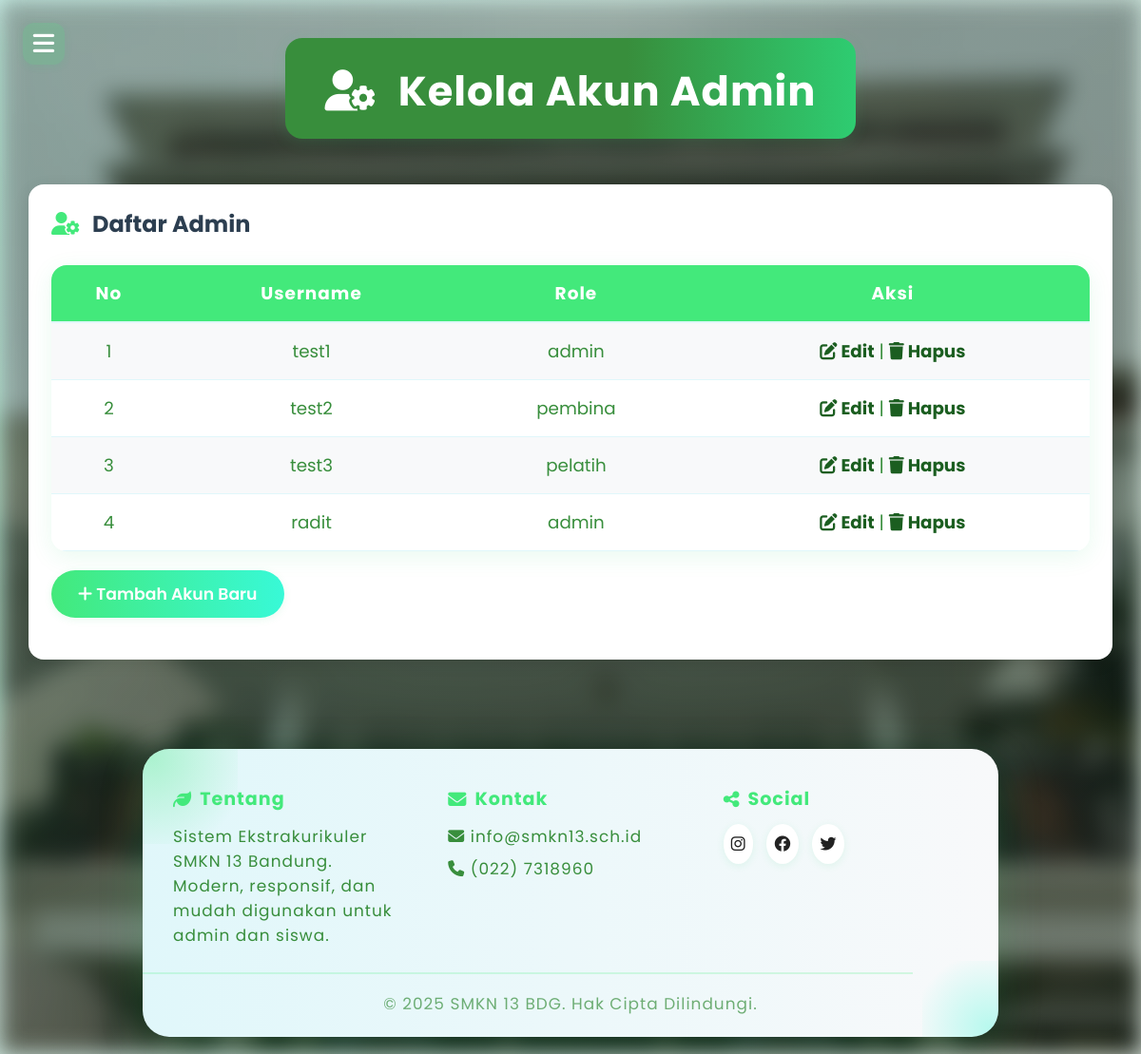
/kelola_admin.php (signed in), run on the app's committed database.
### tables this page shows
CREATE TABLE `pengguna` (
  `id_pengguna` int(11) NOT NULL,
  `username` varchar(50) NOT NULL,
  `password` varchar(255) NOT NULL,
  `nama_lengkap` varchar(100) NOT NULL,
  `role` enum('admin','pembina','pelatih') NOT NULL,
  `terakhir_login` datetime DEFAULT NULL
);

### kelola_admin.php (the view, shortened to what this page needs)
<?php
include 'koneksi.php';
$sql_admin = "SELECT * FROM pengguna WHERE role IN ('admin', 'pembina', 'pelatih')";
$result = $conn->query($sql_admin);
?>
<!DOCTYPE html>
<html>
<head>
    <link rel="stylesheet" href="https://cdnjs.cloudflare.com/ajax/libs/font-awesome/6.4.0/css/all.min.css">
</head>
<body>
    <h1><i class="fa-solid fa-user-gear"></i> Kelola Akun Admin</h1>
    <div class="burger" onclick="toggleSidebar()">
        <i class="fa-solid fa-bars"></i>
    </div>
    <div class="card">
        <h3><i class="fa-solid fa-user-gear"></i> Daftar Admin</h3>
        <table class="tabel">
            <tr>
                <th>No</th>
                <th>Username</th>
                <th>Role</th>
                <th>Aksi</th>
            </tr>
            <?php
            $no = 1;
            if ($result->num_rows > 0):
                while ($row = $result->fetch_assoc()):
            ?>
            <tr>
                <td><?= $no++; ?></td>
                <td><?= htmlspecialchars($row['username']); ?></td>
                <td><?= htmlspecialchars($row['role']); ?></td>
                <td>
                    <a href="edit_admin.php?id=<?= $row['id_pengguna']; ?>"><i class="fa-solid fa-pen-to-square"></i> Edit</a> |
                    <a href="hapus_admin.php?id=<?= $row['id_pengguna']; ?>" onclick="return confirm('Yakin ingin menghapus akun ini?')"><i class="fa-solid fa-trash"></i> Hapus</a>
                </td>
            </tr>
            <?php endwhile; else: ?>
            <tr><td colspan="4">Belum ada akun admin terdaftar.</td></tr>
            <?php endif; ?>
        </table>
        <a href="tambah_admin.php" class="btn-tambah"><i class="fa-solid fa-plus"></i> Tambah Akun Baru</a>
    </div>
<footer>
        <div class="footer-container">
            <div class="footer-row">
                <div class="footer-col">
                    <h4><i class="fa-solid fa-leaf"></i> Tentang</h4>
                    <p>Sistem Ekstrakurikuler SMKN 13 Bandung.<br>Modern, responsif, dan mudah digunakan untuk admin dan siswa.</p>
                </div>
                <div class="footer-col">
                    <h4><i class="fa-solid fa-envelope"></i> Kontak</h4>
                    <p><i class="fa-solid fa-envelope"></i> info@smkn13.sch.id</p>
                    <p><i class="fa-solid fa-phone"></i> (022) 7318960</p>
                </div>
                <div class="footer-col">
                    <h4><i class="fa-solid fa-share-nodes"></i> Social</h4>
                    <div class="footer-social">
                        <a href="https://www.instagram.com/smkn13bandung/" aria-label="Instagram"><i class="fa-brands fa-instagram"></i></a>
                        <a href="https://m.facebook.com/smkn13bdg2/" aria-label="Facebook"><i class="fa-brands fa-facebook"></i></a>
                        <a href="https://x.com/smkn13bdg" aria-label="Twitter"><i class="fa-brands fa-twitter"></i></a>
                    </div>
                </div>
            </div>
            <hr style="margin:18px 0;">
            <p class="footer-copyright">&copy; <?php echo date('Y');?> SMKN 13 BDG. Hak Cipta Dilindungi.</p>
        </div>
    </footer>
</body>
</html>

### data on the page
pengguna: username "test1", role "admin"
pengguna: username "test2", role "pembina"
pengguna: username "test3", role "pelatih"
pengguna: username "radit", role "admin"
